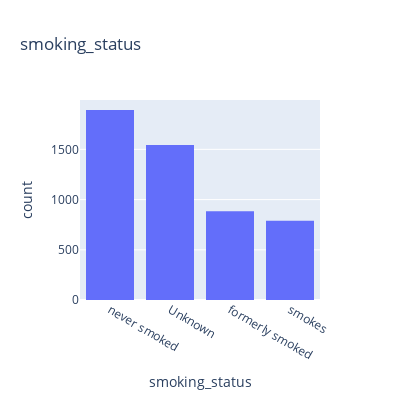

The notebook cell this image was saved under:
### Markdown cell above
#### Smoking

### Code cell
print (f'{round(df["smoking_status"].value_counts(normalize=True)*100,2)}')
fig = px.histogram(df, x="smoking_status", title='smoking_status', width=400, height=400)
fig.update_layout(xaxis={'categoryorder':'total descending'})
fig.show()

### Figure 1 — Plotly figure (JSON) as saved in the notebook; plotly's stock layout.template omitted (floating-point values rounded to 4 significant figures; data arrays with more than 128 entries replaced by an {"elided": "..."} marker saying what was removed)
{"data": [{"alignmentgroup": "True", "bingroup": "x", "hovertemplate": "smoking_status=%{x}<br>count=%{y}<extra></extra>", "legendgroup": "", "marker": {"color": "#636efa", "pattern": {"shape": ""}}, "name": "", "offsetgroup": "", "orientation": "v", "showlegend": false, "type": "histogram", "x": {"elided": "5110 str values"}, "xaxis": "x", "yaxis": "y"}], "layout": {"barmode": "relative", "height": 400, "legend": {"tracegroupgap": 0}, "title": {"text": "smoking_status"}, "width": 400, "xaxis": {"anchor": "y", "categoryorder": "total descending", "domain": [0, 1], "title": {"text": "smoking_status"}}, "yaxis": {"anchor": "x", "domain": [0, 1], "title": {"text": "count"}}}}
